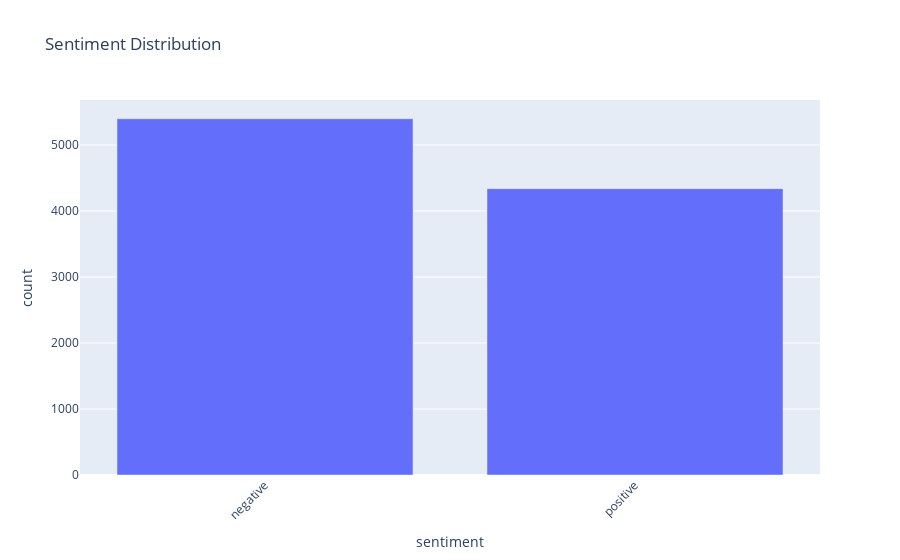

Source (notebook cell):
### Code cell
# Aggregating and grouping based on sentiment
sentiment_counts = dataset.groupby('sentiment').size().reset_index(name='count')

# Plotting a bar chart using Plotly
fig = px.bar(sentiment_counts, x='sentiment', y='count', title='Sentiment Distribution')
fig.update_layout(xaxis_tickangle=-45)
fig.show()

### Figure 1 — Plotly figure (JSON) as saved in the notebook; plotly's stock layout.template omitted (floating-point values rounded to 4 significant figures)
{"data": [{"alignmentgroup": "True", "hovertemplate": "sentiment=%{x}<br>count=%{y}<extra></extra>", "legendgroup": "", "marker": {"color": "#636efa", "pattern": {"shape": ""}}, "name": "", "offsetgroup": "", "orientation": "v", "showlegend": false, "textposition": "auto", "type": "bar", "x": ["negative", "positive"], "xaxis": "x", "y": [5398, 4339], "yaxis": "y"}], "layout": {"barmode": "relative", "legend": {"tracegroupgap": 0}, "title": {"text": "Sentiment Distribution"}, "xaxis": {"anchor": "y", "domain": [0, 1], "tickangle": -45, "title": {"text": "sentiment"}}, "yaxis": {"anchor": "x", "domain": [0, 1], "title": {"text": "count"}}}}
